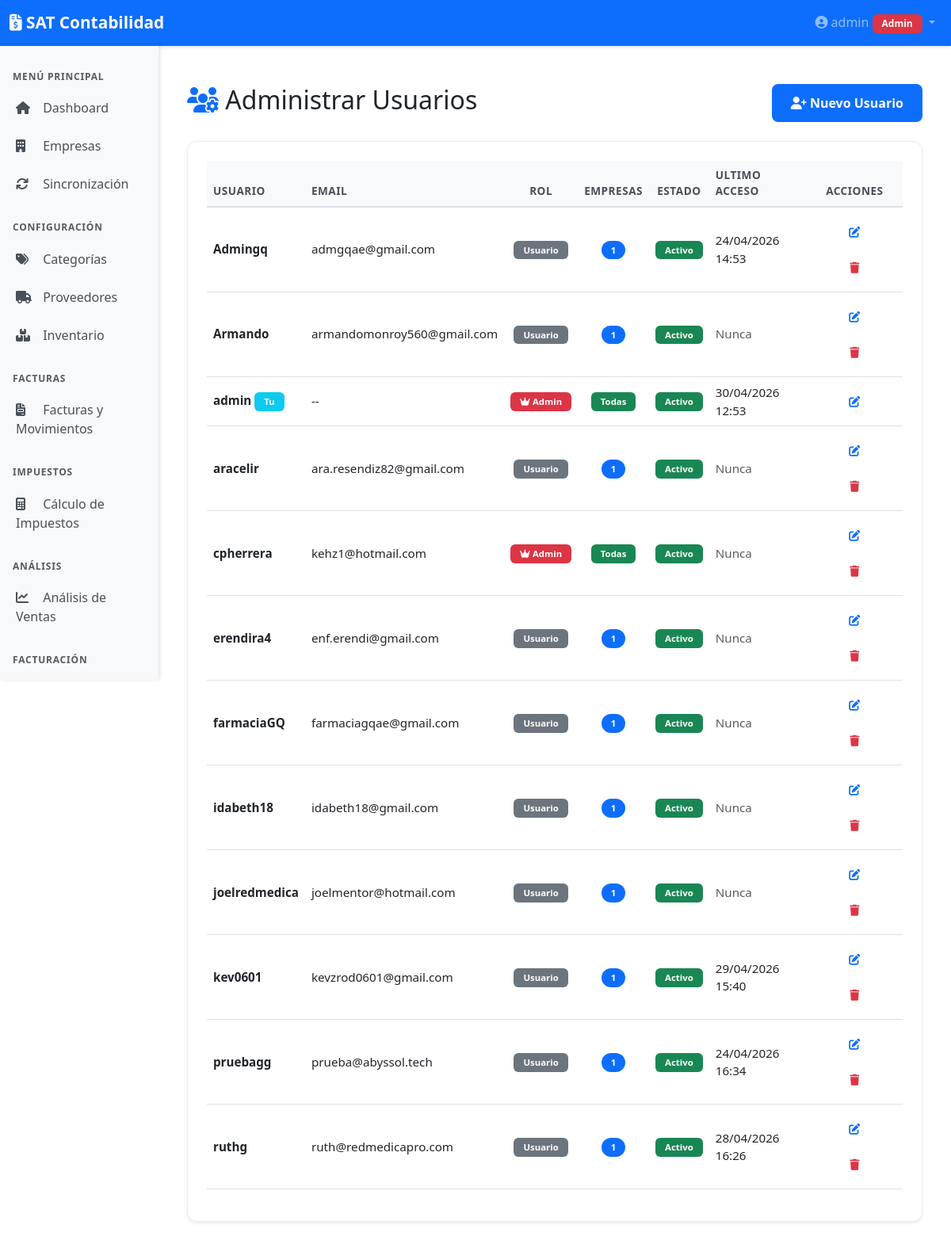
Before: /admin/users (signed in) with the older database file.
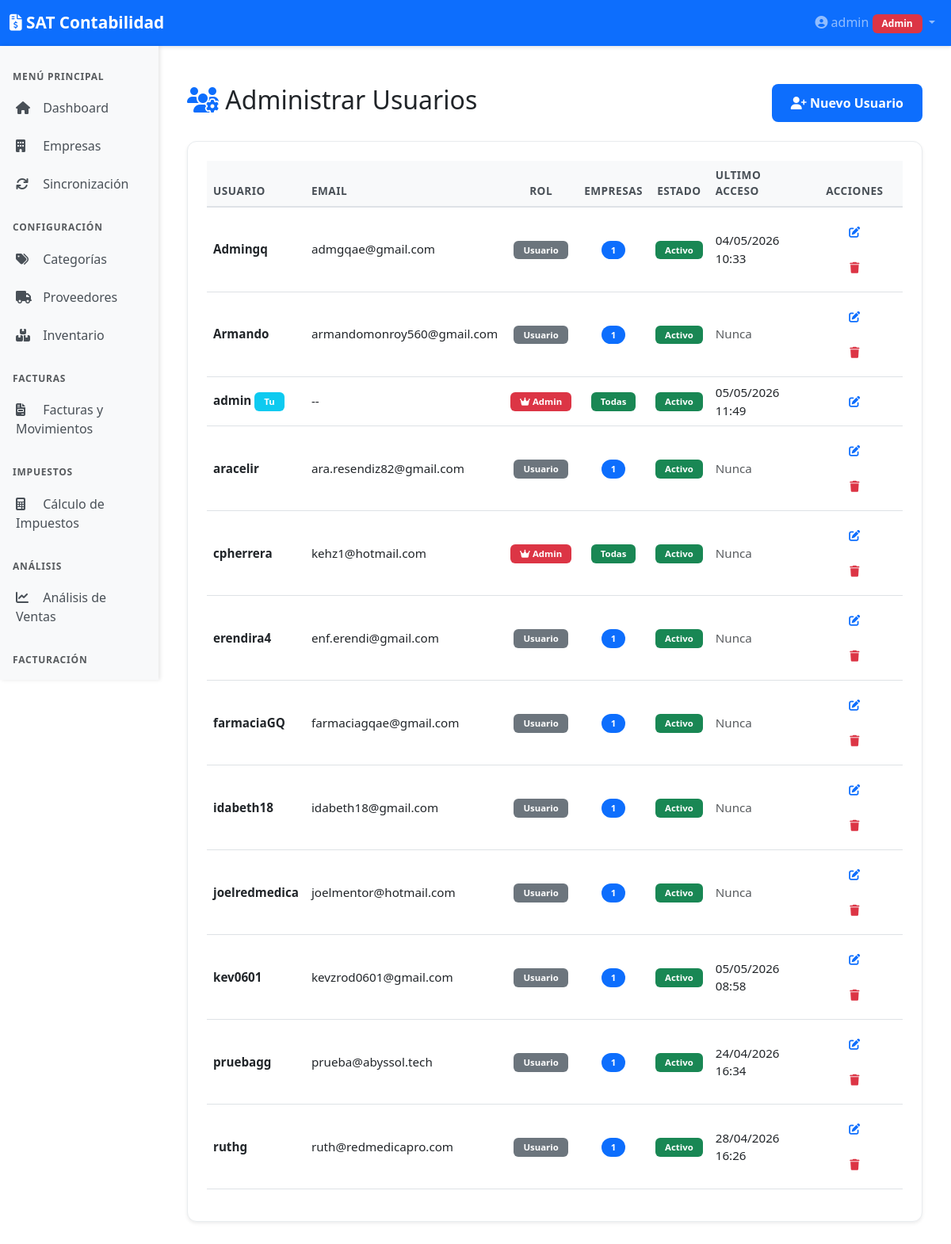
After: the same page with the newer database file.
### models.py (models this page shows, shortened)
class User(UserMixin, db.Model):
    __tablename__ = 'user'
    id = db.Column(db.Integer, primary_key=True)
    username = db.Column(db.String(64), unique=True, nullable=False, index=True)
    email = db.Column(db.String(120), unique=True, nullable=True, index=True)
    password_hash = db.Column(db.String(256))  # Larger for modern hash algorithms
    created_at = db.Column(db.DateTime, default=datetime.utcnow)
    last_login = db.Column(db.DateTime, nullable=True)
    is_active = db.Column(db.Boolean, default=True)
    is_admin = db.Column(db.Boolean, default=False)  # Admin can manage users and access all
    company_access = db.relationship('UserCompanyAccess', back_populates='user', cascade='all, delete-orphan')
    def has_any_perm(self, *perm_names):
        if self.is_admin:
            return True
        for access in self.company_access:
            for name in perm_names:
                if getattr(access, f'perm_{name}', False):
                    return True
        return False

### app.py (the view)
    @app.route('/admin/users')
    @admin_required
    def admin_users():
        users = User.query.order_by(User.username).all()
        return render_template('admin/users.html', users=users)

### templates/admin/users.html (shortened to what this page needs)
{% extends "base.html" %}
{% block content %}
<div class="container-fluid mt-4">
    <div class="d-flex justify-content-between align-items-center mb-4">
        <h2><i class="fas fa-users-cog text-primary"></i> Administrar Usuarios</h2>
        <a href="{{ url_for('admin_add_user') }}" class="btn btn-primary">
            <i class="fas fa-user-plus"></i> Nuevo Usuario
        </a>
    </div>
    <div class="card shadow-sm">
        <div class="card-body">
            <div class="table-responsive">
                <table class="table table-hover align-middle">
                    <thead class="table-light">
                        <tr>
                            <th>Usuario</th>
                            <th>Email</th>
                            <th class="text-center">Rol</th>
                            <th class="text-center">Empresas</th>
                            <th class="text-center">Estado</th>
                            <th>Ultimo Acceso</th>
                            <th class="text-center">Acciones</th>
                        </tr>
                    </thead>
                    <tbody>
                        {% for user in users %}
                        <tr>
                            <td>
                                <strong>{{ user.username }}</strong>
                                {% if user.id == current_user.id %}
                                <span class="badge bg-info">Tu</span>
                                {% endif %}
                            </td>
                            <td>{{ user.email or '--' }}</td>
                            <td class="text-center">
                                {% if user.is_admin %}
                                <span class="badge bg-danger"><i class="fas fa-crown"></i> Admin</span>
                                {% else %}
                                <span class="badge bg-secondary">Usuario</span>
                                {% endif %}
                            </td>
                            <td class="text-center">
                                {% if user.is_admin %}
                                <span class="badge bg-success">Todas</span>
                                {% else %}
                                <span class="badge bg-primary rounded-pill">{{ user.company_access|length }}</span>
                                {% endif %}
                            </td>
                            <td class="text-center">
                                {% if user.is_active %}
                                <span class="badge bg-success">Activo</span>
                                {% else %}
                                <span class="badge bg-danger">Inactivo</span>
                                {% endif %}
                            </td>
                            <td>
                                {% if user.last_login %}
                                {{ user.last_login.strftime('%d/%m/%Y %H:%M') }}
                                {% else %}
                                <span class="text-muted">Nunca</span>
                                {% endif %}
                            </td>
                            <td class="text-center">
                                <a href="{{ url_for('admin_edit_user', user_id=user.id) }}"
                                   class="btn btn-sm btn-outline-primary" title="Editar">
                                    <i class="fas fa-edit"></i>
                                </a>
                                {% if user.id != current_user.id %}
                                <button type="button" class="btn btn-sm btn-outline-danger" title="Eliminar"
                                    onclick="confirmDeleteUser('{{ user.id }}', '{{ user.username }}')">
                                    <i class="fas fa-trash"></i>
                                </button>
                                {% endif %}
                            </td>
                        </tr>
                        {% endfor %}
                    </tbody>
                </table>
            </div>
        </div>
    </div>
</div>
{% endblock %}

### templates/base.html (shortened to what this page needs)
<!DOCTYPE html>
<html lang="es">
<head>
    <link href="https://cdn.jsdelivr.net/npm/bootstrap@5.3.0/dist/css/bootstrap.min.css" rel="stylesheet">
    <link rel="stylesheet" href="https://cdnjs.cloudflare.com/ajax/libs/font-awesome/6.4.0/css/all.min.css">
    <link href="https://cdn.jsdelivr.net/npm/tom-select@2.3.1/dist/css/tom-select.bootstrap5.min.css" rel="stylesheet">
    <link rel="stylesheet" href="{{ url_for('static', filename='css/main.css') }}">
</head>
<body>
    <nav class="navbar navbar-expand-lg navbar-dark bg-primary">
        <div class="container-fluid">
            <a class="navbar-brand" href="/">
                <i class="fas fa-file-invoice-dollar"></i> SAT Contabilidad
            </a>
            <div class="collapse navbar-collapse" id="navbarNav">
                {% set _navbar_company = company or selected_company %}
                <ul class="navbar-nav ms-auto">
                    <li class="nav-item dropdown">
                        <a class="nav-link dropdown-toggle" href="#" id="navbarDropdown" role="button"
                            data-bs-toggle="dropdown" aria-expanded="false">
                            <i class="fas fa-user-circle"></i> {{ current_user.username }}
                            {% if current_user.is_admin %}
                            <span class="badge bg-danger">Admin</span>
                            {% endif %}
                        </a>
                    </li>
                </ul>
            </div>
        </div>
    </nav>
    <div class="container-fluid">
        <div class="row">
            <nav class="col-md-2 d-md-block bg-light sidebar vh-100 position-sticky top-0">
                <div class="position-sticky pt-3">
                    {% set nav_is_admin = current_user.is_authenticated and current_user.is_admin %}
                    <h6 class="sidebar-heading px-3 text-muted">
                        MENÚ PRINCIPAL
                    </h6>
                    <ul class="nav flex-column">
                        <li class="nav-item">
                            <a class="nav-link" href="/">
                                <i class="fas fa-home"></i> Dashboard
                            </a>
                        </li>
                        {% if nav_is_admin or current_user.company_access %}
                        <li class="nav-item">
                            <a class="nav-link" href="/companies">
                                <i class="fas fa-building"></i> Empresas
                            </a>
                        </li>
                        {% endif %}
                        {% if has_any_perm('sync') %}
                        <li class="nav-item">
                            <a class="nav-link" href="/sync">
                                <i class="fas fa-sync"></i> Sincronización
                            </a>
                        </li>
                        {% endif %}
                    </ul>
                    {% if has_any_perm('inventory', 'inventory_admin') %}
                    <h6 class="sidebar-heading px-3 mt-4 text-muted">
                        CONFIGURACIÓN
                    </h6>
                    <ul class="nav flex-column">
                        <li class="nav-item">
                            <a class="nav-link" href="/categories">
                                <i class="fas fa-tags"></i> Categorías
                            </a>
                        </li>
                        <li class="nav-item">
                            <a class="nav-link" href="/suppliers">
                                <i class="fas fa-truck"></i> Proveedores
                            </a>
                        </li>
                        <li class="nav-item">
                            <a class="nav-link" href="/inventory">
                                <i class="fas fa-boxes"></i> Inventario
                            </a>
                        </li>
                    </ul>
                    {% endif %}
                    {% if has_any_perm('invoices', 'ppd') %}
                    <h6 class="sidebar-heading px-3 mt-4 text-muted">
                        FACTURAS
                    </h6>
                    <ul class="nav flex-column">
                        <li class="nav-item">
                            <a class="nav-link" href="/search/advanced">
                                <i class="fas fa-file-invoice"></i> Facturas y Movimientos
                            </a>
                            {% set nav_company = company or selected_company %}
                        </li>
                    </ul>
                    {% endif %}
                    {% if has_any_perm('taxes') %}
                    <h6 class="sidebar-heading px-3 mt-4 text-muted">
                        IMPUESTOS
                    </h6>
                    <ul class="nav flex-column">
                        <li class="nav-item">
                            <a class="nav-link" href="/taxes">
                                <i class="fas fa-calculator"></i> Cálculo de Impuestos
                            </a>
                        </li>
                    </ul>
                    {% endif %}
                    {% if has_any_perm('sales') %}
                    <h6 class="sidebar-heading px-3 mt-4 text-muted">
                        ANÁLISIS
                    </h6>
                    <ul class="nav flex-column">
                        <li class="nav-item">
                            <a class="nav-link" href="/sales">
                                <i class="fas fa-chart-line"></i> Análisis de Ventas
                            </a>
                        </li>
                    </ul>
                    {% endif %}
                    {% if has_any_perm('facturacion') %}
                    <h6 class="sidebar-heading px-3 mt-4 text-muted">
                        FACTURACIÓN
                    </h6>
                    <ul class="nav flex-column">
                        <li class="nav-item">
                            <a class="nav-link" href="/facturacion">
                            </a>
                        </li>
                    </ul>
                    {% endif %}
                </div>
            </nav>
            <main class="col-md-10 ms-sm-auto px-md-4">
                <div class="py-4">
                    {% block content %}{% endblock %}
                </div>
            </main>
        </div>
    </div>
</body>
</html>

### static/css/main.css (style rules this page uses)
:root { --color-primary: #0d6efd; --color-success: #28a745; --color-danger: #dc3545; --color-warning: #ffc107; --color-info: #17a2b8; --color-dark: #343a40; --color-teal: #20c997; --color-purple: #7b3bb3; --shadow-sm: 0 2px 4px rgba(0,0,0,0.1); --shadow-md: 0 4px 12px rgba(0,0,0,0.15); --shadow-lg: 0 8px 24px rgba(0,0,0,0.2); }
.btn { border-radius: 8px; padding: 12px 24px; font-weight: 600; transition: all 0.3s ease; border: none; }
.table { font-size: 0.95rem; }
.table thead th { border-bottom: 2px solid #dee2e6; font-weight: 700; text-transform: uppercase; font-size: 0.85rem; letter-spacing: 0.5px; color: #495057; background: #f8f9fa; }
.table tbody tr { transition: all 0.2s ease; }
.sidebar { padding: 0; box-shadow: 2px 0 5px rgba(0,0,0,0.1); overflow-y: auto; max-height: 100vh; }
.sidebar .nav-link { color: #495057; padding: 12px 20px; border-radius: 0; transition: all 0.3s; font-weight: 500; }
.sidebar .nav-link i { margin-right: 10px; width: 20px; }
.sidebar-heading { font-size: 0.75rem; font-weight: 700; text-transform: uppercase; letter-spacing: 0.8px; margin-top: 1rem; color: #6c757d; }
.card { border-radius: 12px; margin-bottom: 1.5rem; border: 1px solid #e9ecef; box-shadow: var(--shadow-sm); }
.card-body { padding: 1.5rem; }
.badge { font-weight: 600; padding: 6px 12px; border-radius: 6px; }
.navbar { box-shadow: var(--shadow-sm); }
.navbar-brand { font-weight: 700; font-size: 1.3rem; }

Changed rows visible on the page:
changed User "admin": last_login "30/04/2026 12:53" → "05/05/2026 11:49"
changed User "Admingq": last_login "24/04/2026 14:53" → "04/05/2026 10:33"
changed User "kev0601": last_login "29/04/2026 15:40" → "05/05/2026 08:58"
